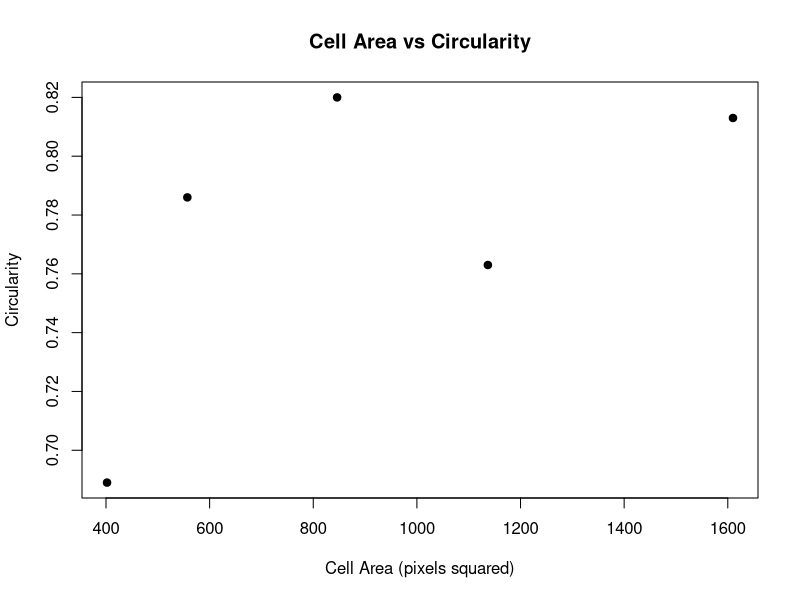
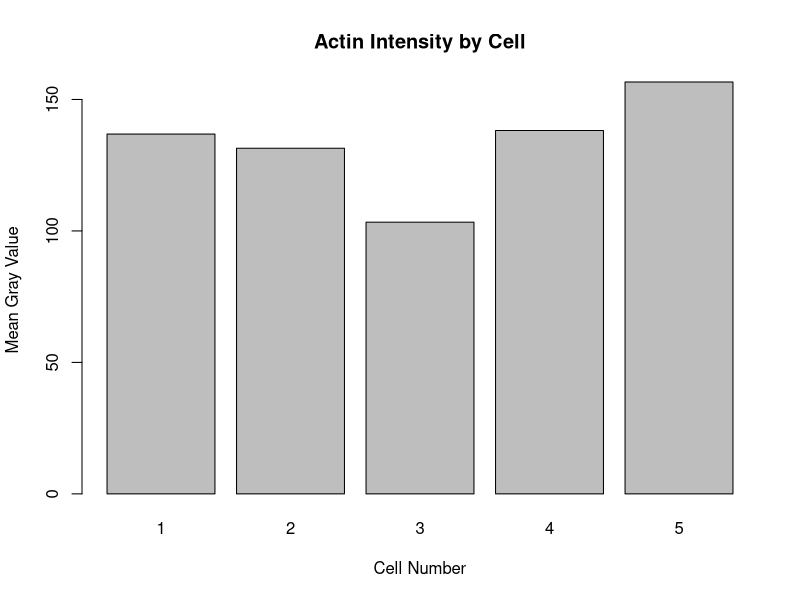

Reproduce these figures in R, in order.

# Cytoskeleton and Cell Morphology
# Phenotype: Actin Blebs
# Field ID: 15962

# 1. Read Fiji measurements
cells <- read.csv("fiji_results.csv")

# Keep the required measurement columns
cells <- cells[, c("Area", "Mean", "Circ.", "AR")]

# Add cell numbers
cells$Cell <- seq_len(nrow(cells))

# Arrange columns
cells <- cells[, c("Cell", "Area", "Mean", "Circ.", "AR")]

# 2. View measurements and summary
print(cells)
print(summary(cells))

# 3. Save cell summary
write.csv(
  cells,
  file = "cell_summary.csv",
  row.names = FALSE
)

# 4. Plot: Area vs Circularity
png(
  filename = "area_vs_circularity.png",
  width = 1000,
  height = 700
)

plot(
  cells$Area,
  cells$Circ.,
  main = "Cell Area vs Circularity",
  xlab = "Cell Area (pixels squared)",
  ylab = "Circularity",
  pch = 19
)

dev.off()

# 5. Plot: Actin Intensity
png(
  filename = "actin_intensity.png",
  width = 1000,
  height = 700
)

barplot(
  cells$Mean,
  names.arg = cells$Cell,
  main = "Actin Intensity by Cell",
  xlab = "Cell Number",
  ylab = "Mean Gray Value"
)

dev.off()

# 6. Confirm output files
print(
  list.files(
    pattern = "^(cell_summary\\.csv|area_vs_circularity\\.png|actin_intensity\\.png)$"
  )
)
